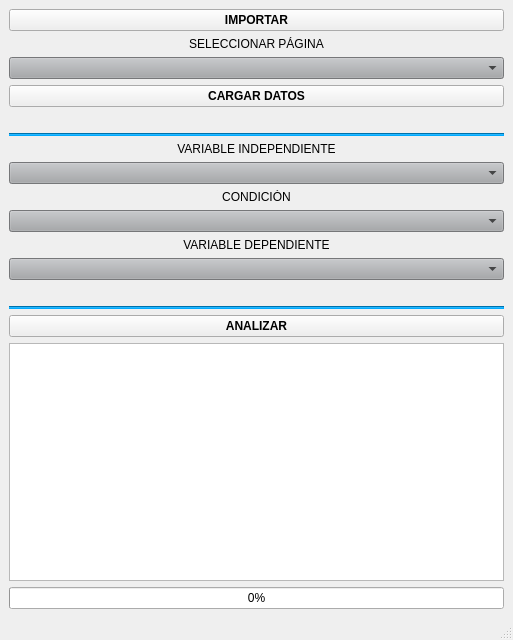
<?xml version="1.0" encoding="UTF-8"?>
<ui version="4.0">
 <class>MainWindow</class>
 <widget class="QMainWindow" name="MainWindow">
  <property name="geometry">
   <rect>
    <x>0</x>
    <y>0</y>
    <width>513</width>
    <height>640</height>
   </rect>
  </property>
  <property name="sizePolicy">
   <sizepolicy hsizetype="Preferred" vsizetype="MinimumExpanding">
    <horstretch>0</horstretch>
    <verstretch>0</verstretch>
   </sizepolicy>
  </property>
  <property name="windowTitle">
   <string>MORITA </string>
  </property>
  <property name="styleSheet">
   <string notr="true">alternate-background-color: qradialgradient(spread:repeat, cx:0.5, cy:0.5, radius:0.077, fx:0.5, fy:0.5, stop:0 rgba(0, 169, 255, 147), stop:0.497326 rgba(0, 0, 0, 147), stop:1 rgba(0, 169, 255, 147));</string>
  </property>
  <widget class="QWidget" name="centralwidget">
   <layout class="QVBoxLayout" name="verticalLayout_3">
    <item>
     <widget class="QPushButton" name="importar">
      <property name="font">
       <font>
        <weight>75</weight>
        <bold>true</bold>
       </font>
      </property>
      <property name="text">
       <string>IMPORTAR</string>
      </property>
     </widget>
    </item>
    <item>
     <widget class="QLabel" name="label_3">
      <property name="text">
       <string>&lt;html&gt;&lt;head/&gt;&lt;body&gt;&lt;p align=&quot;center&quot;&gt;SELECCIONAR PÁGINA&lt;/p&gt;&lt;/body&gt;&lt;/html&gt;</string>
      </property>
     </widget>
    </item>
    <item>
     <widget class="QComboBox" name="seleccionar">
      <property name="styleSheet">
       <string notr="true">background-color: rgb(165, 167, 170);</string>
      </property>
     </widget>
    </item>
    <item>
     <widget class="QPushButton" name="cargar">
      <property name="font">
       <font>
        <weight>75</weight>
        <bold>true</bold>
       </font>
      </property>
      <property name="text">
       <string>CARGAR DATOS</string>
      </property>
     </widget>
    </item>
    <item>
     <spacer name="horizontalSpacer">
      <property name="orientation">
       <enum>Qt::Horizontal</enum>
      </property>
      <property name="sizeHint" stdset="0">
       <size>
        <width>40</width>
        <height>20</height>
       </size>
      </property>
     </spacer>
    </item>
    <item>
     <widget class="Line" name="line">
      <property name="styleSheet">
       <string notr="true">background-color: rgb(0, 85, 255);
background-color: rgb(0, 170, 255);</string>
      </property>
      <property name="orientation">
       <enum>Qt::Horizontal</enum>
      </property>
     </widget>
    </item>
    <item>
     <widget class="QLabel" name="label">
      <property name="sizePolicy">
       <sizepolicy hsizetype="Expanding" vsizetype="Fixed">
        <horstretch>0</horstretch>
        <verstretch>0</verstretch>
       </sizepolicy>
      </property>
      <property name="text">
       <string>&lt;html&gt;&lt;head/&gt;&lt;body&gt;&lt;p align=&quot;center&quot;&gt;VARIABLE INDEPENDIENTE&lt;/p&gt;&lt;/body&gt;&lt;/html&gt;</string>
      </property>
     </widget>
    </item>
    <item>
     <widget class="QComboBox" name="independiente">
      <property name="styleSheet">
       <string notr="true">background-color: rgb(165, 167, 170);
</string>
      </property>
     </widget>
    </item>
    <item>
     <widget class="QLabel" name="label_4">
      <property name="text">
       <string>&lt;html&gt;&lt;head/&gt;&lt;body&gt;&lt;p align=&quot;center&quot;&gt;CONDICIÓN&lt;/p&gt;&lt;/body&gt;&lt;/html&gt;</string>
      </property>
     </widget>
    </item>
    <item>
     <widget class="QComboBox" name="condicion">
      <property name="styleSheet">
       <string notr="true">background-color: rgb(165, 167, 170);</string>
      </property>
     </widget>
    </item>
    <item>
     <widget class="QLabel" name="label_2">
      <property name="sizePolicy">
       <sizepolicy hsizetype="Expanding" vsizetype="Fixed">
        <horstretch>0</horstretch>
        <verstretch>0</verstretch>
       </sizepolicy>
      </property>
      <property name="text">
       <string>&lt;html&gt;&lt;head/&gt;&lt;body&gt;&lt;p align=&quot;center&quot;&gt;VARIABLE DEPENDIENTE&lt;/p&gt;&lt;/body&gt;&lt;/html&gt;</string>
      </property>
     </widget>
    </item>
    <item>
     <widget class="QComboBox" name="dependiente">
      <property name="styleSheet">
       <string notr="true">background-color: rgb(165, 167, 170);</string>
      </property>
     </widget>
    </item>
    <item>
     <spacer name="horizontalSpacer_3">
      <property name="orientation">
       <enum>Qt::Horizontal</enum>
      </property>
      <property name="sizeHint" stdset="0">
       <size>
        <width>40</width>
        <height>20</height>
       </size>
      </property>
     </spacer>
    </item>
    <item>
     <widget class="Line" name="line_2">
      <property name="styleSheet">
       <string notr="true">background-color: rgb(0, 170, 255);</string>
      </property>
      <property name="orientation">
       <enum>Qt::Horizontal</enum>
      </property>
     </widget>
    </item>
    <item>
     <widget class="QPushButton" name="analizar">
      <property name="font">
       <font>
        <weight>75</weight>
        <bold>true</bold>
       </font>
      </property>
      <property name="text">
       <string>ANALIZAR</string>
      </property>
     </widget>
    </item>
    <item>
     <widget class="QTextEdit" name="resultado">
      <property name="styleSheet">
       <string notr="true">font: 9pt &quot;Comfortaa&quot;;
font: 75 italic 9pt &quot;Arial&quot;;
color: rgb(0, 170, 255);
font: 75 9pt &quot;Mukti Narrow&quot;;
font: 9pt &quot;Loma&quot;;
font: 9pt &quot;Garuda&quot;;
font: 9pt &quot;Gargi&quot;;
font: 9pt &quot;Comfortaa&quot;;
font: 9pt &quot;Gargi&quot;;</string>
      </property>
     </widget>
    </item>
    <item>
     <widget class="QProgressBar" name="barra">
      <property name="value">
       <number>0</number>
      </property>
      <property name="alignment">
       <set>Qt::AlignLeading|Qt::AlignLeft|Qt::AlignVCenter</set>
      </property>
     </widget>
    </item>
   </layout>
  </widget>
  <widget class="QStatusBar" name="statusbar"/>
 </widget>
 <resources/>
 <connections/>
</ui>
